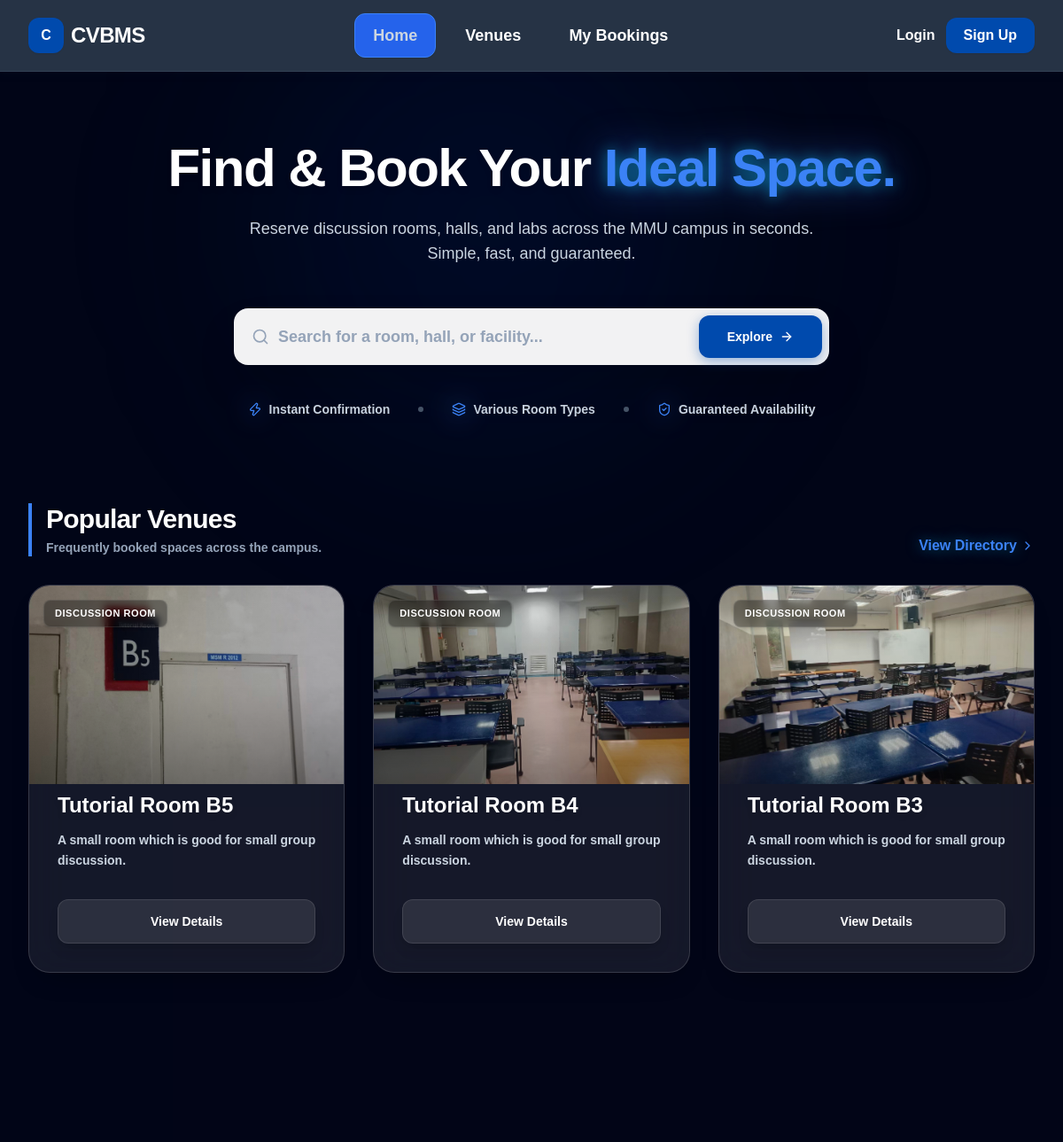
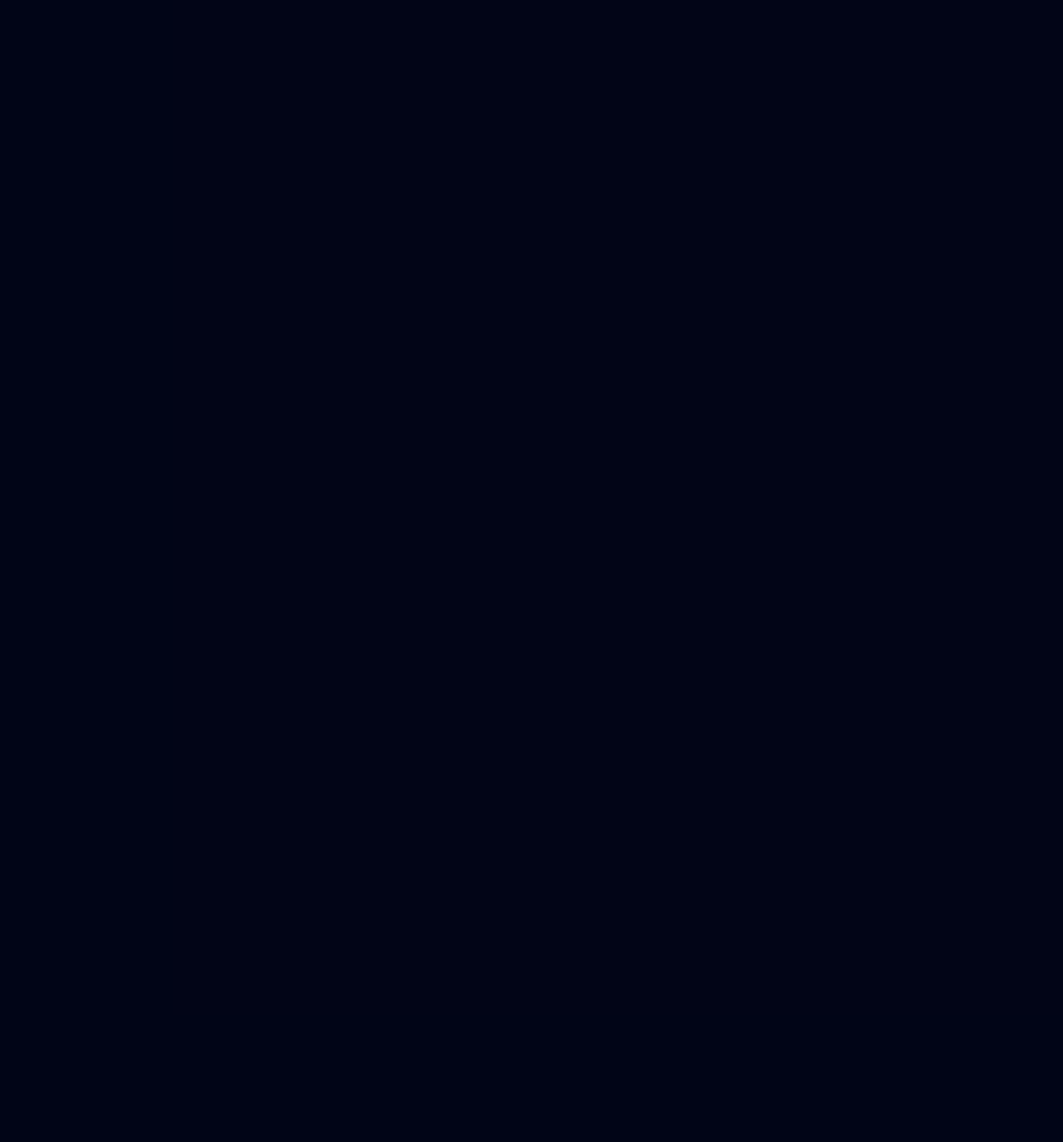
The page /User/homepage.php on the database its author committed (2 pictures, top to bottom).
### tables this page shows
CREATE TABLE `venue` (
  `vid` varchar(10) NOT NULL,
  `vname` varchar(100) NOT NULL,
  `vcid` int(11) NOT NULL,
  `max_cap` int(10) UNSIGNED NOT NULL,
  `deposit` decimal(10,2) UNSIGNED NOT NULL,
  `status` enum('available','maintenance','closed') NOT NULL DEFAULT 'available',
  `description` text NOT NULL
);

CREATE TABLE `vcategory` (
  `vcid` int(11) NOT NULL,
  `category` varchar(50) NOT NULL,
  `description` text NOT NULL
);

### User/homepage.php (the view, shortened to what this page needs)
<?php
require_once __DIR__ . '/../config/db.php';
$sql = "SELECT v.vid, v.vname, v.vcid, v.description,
               vc.category,
               MIN(vp.pic) AS pic
        FROM venue v
        LEFT JOIN vcategory vc ON v.vcid = vc.vcid
        LEFT JOIN vpic vp ON v.vid = vp.vid
        GROUP BY v.vid, v.vname, v.vcid, v.description, vc.category
        LIMIT 3";
$result = $conn->query($sql);
require_once __DIR__ . '/../includes/user_header.php';
require_once __DIR__ . '/../includes/user_navbar.php';
?>
<section class="relative min-h-screen overflow-hidden text-slate-100 -mt-16 pt-32 pb-20">
    <div class="fixed inset-0 z-0">
        <img src="https://images.unsplash.com/photo-1522202176988-66273c2fd55f?auto=format&fit=crop&q=80" alt="Campus" class="w-full h-full object-cover">
        <div class="absolute inset-0 bg-slate-950/65"></div>
        <div class="absolute bottom-0 right-1/4 w-[400px] h-[400px] bg-mmu-glow/8 rounded-full filter blur-[100px] pointer-events-none"></div>
    </div>
    <div class="relative z-10 w-full pt-24">
        <div class="max-w-4xl mx-auto text-center px-4 mb-24">
            <h1 class="text-5xl md:text-6xl font-extrabold text-white tracking-tight mb-6 drop-shadow-md">
                Find & Book Your <br class="md:hidden"><span class="text-mmu-glow drop-shadow-[0_0_20px_rgba(59,130,246,0.5)]">Ideal Space.</span>
            </h1>
            <p class="text-slate-300 text-base md:text-lg mb-12 max-w-2xl mx-auto font-medium">
                Reserve discussion rooms, halls, and labs across the MMU campus in seconds. Simple, fast, and guaranteed.
            </p>
            <form action="venues.php" method="GET" class="max-w-2xl mx-auto relative group mb-10">
                <div class="absolute inset-y-0 left-0 pl-5 flex items-center pointer-events-none">
                </div>
                <input type="text" name="search" placeholder="Search for a room, hall, or facility..."
                       class="input-glass w-full block pl-12 pr-36 py-4 rounded-2xl text-slate-900 placeholder-slate-400 font-semibold shadow-2xl text-lg">
                <button type="submit" class="absolute inset-y-2 right-2 px-8 bg-mmu-core hover:bg-blue-800 text-white font-bold rounded-xl shadow-[0_4px_14px_0_rgba(0,74,173,0.39)] transition-all text-sm flex items-center gap-2 group-hover:shadow-[0_6px_20px_rgba(0,74,173,0.23)]">
                    Explore <i data-lucide="arrow-right" class="w-4 h-4"></i>
                </button>
            </form>
            <div class="flex flex-wrap justify-center items-center gap-x-8 gap-y-4 text-slate-300 text-sm font-semibold">
                <div class="flex items-center gap-2"><i data-lucide="zap" class="w-4 h-4 text-mmu-glow drop-shadow-[0_0_14px_rgba(59,130,246,0.8)]"></i> Instant Confirmation</div>
                <div class="hidden sm:block w-1.5 h-1.5 rounded-full bg-slate-600"></div>
                <div class="flex items-center gap-2"><i data-lucide="layers" class="w-4 h-4 text-mmu-glow drop-shadow-[0_0_14px_rgba(59,130,246,0.8)]"></i> Various Room Types</div>
                <div class="hidden sm:block w-1.5 h-1.5 rounded-full bg-slate-600"></div>
                <div class="flex items-center gap-2"><i data-lucide="shield-check" class="w-4 h-4 text-mmu-glow drop-shadow-[0_0_14px_rgba(59,130,246,0.8)]"></i> Guaranteed Availability</div>
            </div>
        </div>
        <div class="max-w-7xl mx-auto px-4 sm:px-6 lg:px-8">
            <div class="flex justify-between items-end mb-8 pl-4 border-l-4 border-mmu-glow">
                <div>
                    <h2 class="text-3xl font-extrabold text-white tracking-tight">Popular Venues</h2>
                    <p class="text-slate-400 text-sm mt-1">Frequently booked spaces across the campus.</p>
                </div>
                <a href="venues.php" class="text-mmu-glow font-bold hover:text-white transition-colors flex items-center gap-1">
                    View Directory <i data-lucide="chevron-right" class="w-4 h-4"></i>
                </a>
            </div>
            <div class="grid grid-cols-1 md:grid-cols-3 gap-8">
                <?php if ($result && $result->num_rows > 0): ?>
                    <?php while($row = $result->fetch_assoc()): ?>
                        <div class="glass-panel venue-card rounded-3xl overflow-hidden hover-lift flex flex-col group">
                            <div class="h-56 bg-slate-900/60 relative overflow-hidden flex items-center justify-center">
                                <?php if(!empty($row['pic'])): ?>
                                    <img src="../uploads/venues/<?php echo htmlspecialchars($row['pic']); ?>" alt="Venue" class="w-full h-full object-cover opacity-95 group-hover:opacity-100 group-hover:scale-105 transition-all duration-700">
                                <?php else: ?>
                                    <i data-lucide="image" class="w-12 h-12 text-slate-600"></i>
                                <?php endif; ?>
                                <div class="absolute inset-0 bg-gradient-to-t from-black/30 via-black/5 to-transparent"></div>
                                <div class="absolute top-4 left-4 bg-black/35 backdrop-blur-sm border border-white/10 text-[11px] font-bold px-3 py-1.5 rounded-lg text-white uppercase tracking-wider shadow">
                                    <?php echo htmlspecialchars($row['category'] ?? 'Standard'); ?>
                                </div>
                            </div>
                            <div class="p-8 flex-1 flex flex-col relative z-10 -mt-6">
                                <h3 class="text-2xl font-bold text-white mb-3 truncate group-hover:text-mmu-glow transition-colors drop-shadow-md">
                                    <?php echo htmlspecialchars($row['vname']); ?>
                                </h3>
                                <p class="text-slate-300 text-sm mb-8 flex-1 line-clamp-2 leading-relaxed">
                                    <?php echo htmlspecialchars($row['description'] ?? 'No topological description provided for this structural asset.'); ?>
                                </p>
                                <a href="venue_details.php?vid=<?php echo urlencode($row['vid']); ?>"
                                   class="block w-full text-center py-3.5 bg-white/10 hover:bg-mmu-core text-white text-sm font-bold rounded-xl border border-white/10 hover:border-mmu-core transition-all shadow-lg hover:shadow-[0_4px_20px_rgba(0,74,173,0.5)]">
                                    View Details
                                </a>
                            </div>
                        </div>
                    <?php endwhile; ?>
                <?php endif; ?>
            </div>
        </div>
    </div>
</section>
<?php include __DIR__ . '/../includes/user_footer.php'; ?>

### assets/css/user_css.css (style rules this page uses)
:root { font-size: 100%; }
html, body { background-color: #ffffff !important; }
body.user-dark-theme { background-color: #020617 !important; color: #e5e7eb; }
html, body, body *, button, input, select, textarea { font-family: "Century Gothic", CenturyGothic, "Century", "Century Schoolbook", Arial, sans-serif !important; font-weight: 700; }
body { margin: 0; font-family: "Century Gothic", CenturyGothic, "Century", "Century Schoolbook", Arial, sans-serif !important; font-weight: 700; background-color: #ffffff; color: #0f172a; }
.grid { display: grid; grid-template-columns: repeat(auto-fit, minmax(250px, 1fr)); gap: 20px; }
.text-mmu-glow { color: #00d4ff; text-shadow: 0 0 15px rgba(0, 212, 255, 0.5); }
.glass-panel { background: rgba(255, 255, 255, 0.08); backdrop-filter: blur(20px); border: 1px solid rgba(255, 255, 255, 0.15); box-shadow: 0 25px 50px -12px rgba(0, 0, 0, 0.5); }
.input-glass { background: rgba(255, 255, 255, 0.95); border: 2px solid transparent; transition: all 0.3s ease; color: #1e293b; width: 100%; padding: 12px 40px 12px 16px; border-radius: 12px; font-weight: bold; }
.glass-panel { background: rgba(255, 255, 255, 0.08); backdrop-filter: blur(20px); -webkit-backdrop-filter: blur(20px); border: 1px solid rgba(255, 255, 255, 0.15); box-shadow: 0 25px 50px -12px rgba(0, 0, 0, 0.5); }
html { scroll-behavior: smooth; }
.glass-panel { background: rgba(255, 255, 255, 0.05); backdrop-filter: blur(24px); -webkit-backdrop-filter: blur(24px); border: 1px solid rgba(255, 255, 255, 0.1); box-shadow: 0 25px 50px -12px rgba(0, 0, 0, 0.5); }
.input-glass { background: rgba(255, 255, 255, 0.95); border: 2px solid transparent; transition: all 0.3s cubic-bezier(0.4, 0, 0.2, 1); }
.hover-lift { transition: transform 0.4s cubic-bezier(0.4, 0, 0.2, 1), box-shadow 0.4s ease, border-color 0.4s ease; }
.glass-panel { background: rgba(255, 255, 255, 0.05); backdrop-filter: blur(20px); border: 1px solid rgba(255, 255, 255, 0.1); }
.input-glass { background: rgba(255, 255, 255, 0.95); border: 2px solid transparent; transition: all 0.3s; }
body { background: #020617; }
.venue-card.glass-panel { background: rgba(255, 255, 255, 0.08); box-shadow: 0 16px 32px -18px rgba(0, 0, 0, 0.45); }

### rows shown on the page
venue: shows a picture, vcid.category "DISCUSSION ROOM", vname "Tutorial Room B5", description "A small room which is good for small group discussion."
venue: shows a picture, vcid.category "DISCUSSION ROOM", vname "Tutorial Room B4", description "A small room which is good for small group discussion."
venue: shows a picture, vcid.category "DISCUSSION ROOM", vname "Tutorial Room B3", description "A small room which is good for small group discussion."
